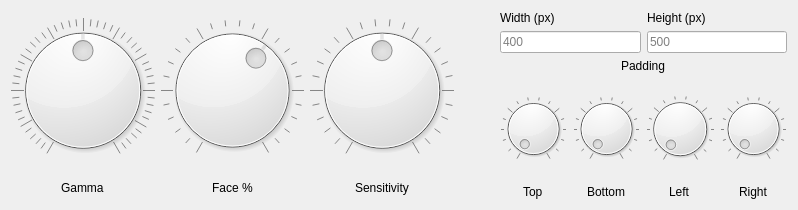
        <widget class="QWidget" name="settingsTab">
         <attribute name="icon">
          <iconset resource="../resources2.qrc">
           <normaloff>:/resources/icons/settings.svg</normaloff>:/resources/icons/settings.svg</iconset>
         </attribute>
         <attribute name="title">
          <string>Settings</string>
         </attribute>
         <layout class="QHBoxLayout" name="horizontalLayout_3" stretch="1,1,1,0,2">
          <item>
           <layout class="QVBoxLayout" name="verticalLayout_3" stretch="7,1">
            <item>
             <widget class="QDial" name="gammaDial">
              <property name="minimum">
               <number>1</number>
              </property>
              <property name="maximum">
               <number>2000</number>
              </property>
              <property name="singleStep">
               <number>5</number>
              </property>
              <property name="pageStep">
               <number>100</number>
              </property>
              <property name="value">
               <number>1000</number>
              </property>
              <property name="sliderPosition">
               <number>1000</number>
              </property>
              <property name="invertedAppearance">
               <bool>true</bool>
              </property>
              <property name="invertedControls">
               <bool>false</bool>
              </property>
              <property name="wrapping">
               <bool>false</bool>
              </property>
              <property name="notchesVisible">
               <bool>true</bool>
              </property>
             </widget>
            </item>
            <item alignment="Qt::AlignHCenter">
             <widget class="QLabel" name="label">
              <property name="text">
               <string>Gamma</string>
              </property>
             </widget>
            </item>
           </layout>
          </item>
          <item>
           <layout class="QVBoxLayout" name="verticalLayout_4" stretch="7,1">
            <item>
             <widget class="QDial" name="faceDial">
              <property name="maximum">
               <number>100</number>
              </property>
              <property name="value">
               <number>62</number>
              </property>
              <property name="notchesVisible">
               <bool>true</bool>
              </property>
             </widget>
            </item>
            <item alignment="Qt::AlignHCenter">
             <widget class="QLabel" name="label_2">
              <property name="text">
               <string>Face %</string>
              </property>
             </widget>
            </item>
           </layout>
          </item>
          <item>
           <layout class="QVBoxLayout" name="verticalLayout_5" stretch="7,1">
            <item>
             <widget class="QDial" name="sensitivityDial">
              <property name="maximum">
               <number>100</number>
              </property>
              <property name="value">
               <number>50</number>
              </property>
              <property name="notchesVisible">
               <bool>true</bool>
              </property>
             </widget>
            </item>
            <item alignment="Qt::AlignHCenter">
             <widget class="QLabel" name="label_3">
              <property name="text">
               <string>Sensitivity</string>
              </property>
             </widget>
            </item>
           </layout>
          </item>
          <item>
           <spacer name="horizontalSpacer_4">
            <property name="orientation">
             <enum>Qt::Horizontal</enum>
            </property>
            <property name="sizeHint" stdset="0">
             <size>
              <width>40</width>
              <height>20</height>
             </size>
            </property>
           </spacer>
          </item>
          <item>
           <layout class="QVBoxLayout" name="verticalLayout_6">
            <item>
             <layout class="QHBoxLayout" name="horizontalLayout_9">
              <item>
               <layout class="QVBoxLayout" name="verticalLayout_9">
                <item>
                 <widget class="QLabel" name="label_4">
                  <property name="text">
                   <string>Width (px)</string>
                  </property>
                 </widget>
                </item>
                <item>
                 <widget class="QLineEdit" name="widthLineEdit">
                  <property name="inputMethodHints">
                   <set>Qt::ImhDigitsOnly</set>
                  </property>
                  <property name="text">
                   <string/>
                  </property>
                  <property name="placeholderText">
                   <string>400</string>
                  </property>
                 </widget>
                </item>
               </layout>
              </item>
              <item>
               <layout class="QVBoxLayout" name="verticalLayout_10">
                <item>
                 <widget class="QLabel" name="label_5">
                  <property name="text">
                   <string>Height (px)</string>
                  </property>
                 </widget>
                </item>
                <item>
                 <widget class="QLineEdit" name="heightLlineEdit">
                  <property name="inputMethodHints">
                   <set>Qt::ImhDigitsOnly</set>
                  </property>
                  <property name="text">
                   <string/>
                  </property>
                  <property name="placeholderText">
                   <string>500</string>
                  </property>
                 </widget>
                </item>
               </layout>
              </item>
             </layout>
            </item>
            <item alignment="Qt::AlignHCenter">
             <widget class="QLabel" name="label_7">
              <property name="text">
               <string>Padding</string>
              </property>
             </widget>
            </item>
            <item>
             <layout class="QHBoxLayout" name="horizontalLayout_10">
              <item>
               <layout class="QVBoxLayout" name="verticalLayout_14">
                <item>
                 <widget class="QDial" name="topDial">
                  <property name="maximum">
                   <number>30</number>
                  </property>
                  <property name="notchesVisible">
                   <bool>true</bool>
                  </property>
                 </widget>
                </item>
                <item alignment="Qt::AlignHCenter">
                 <widget class="QLabel" name="label_8">
                  <property name="text">
                   <string>Top</string>
                  </property>
                 </widget>
                </item>
               </layout>
              </item>
              <item>
               <layout class="QVBoxLayout" name="verticalLayout_13">
                <item>
                 <widget class="QDial" name="bottomDial">
                  <property name="maximum">
                   <number>30</number>
                  </property>
                  <property name="notchesVisible">
                   <bool>true</bool>
                  </property>
                 </widget>
                </item>
                <item alignment="Qt::AlignHCenter">
                 <widget class="QLabel" name="label_9">
                  <property name="text">
                   <string>Bottom</string>
                  </property>
                 </widget>
                </item>
               </layout>
              </item>
              <item>
               <layout class="QVBoxLayout" name="verticalLayout_12">
                <item>
                 <widget class="QDial" name="leftDial">
                  <property name="maximum">
                   <number>30</number>
                  </property>
                  <property name="notchesVisible">
                   <bool>true</bool>
                  </property>
                 </widget>
                </item>
                <item alignment="Qt::AlignHCenter">
                 <widget class="QLabel" name="label_10">
                  <property name="text">
                   <string>Left</string>
                  </property>
                 </widget>
                </item>
               </layout>
              </item>
              <item>
               <layout class="QVBoxLayout" name="verticalLayout_11">
                <item>
                 <widget class="QDial" name="rightDial">
                  <property name="maximum">
                   <number>30</number>
                  </property>
                  <property name="notchesVisible">
                   <bool>true</bool>
                  </property>
                 </widget>
                </item>
                <item alignment="Qt::AlignHCenter">
                 <widget class="QLabel" name="label_11">
                  <property name="text">
                   <string>Right</string>
                  </property>
                 </widget>
                </item>
               </layout>
              </item>
             </layout>
            </item>
           </layout>
          </item>
         </layout>
        </widget>
